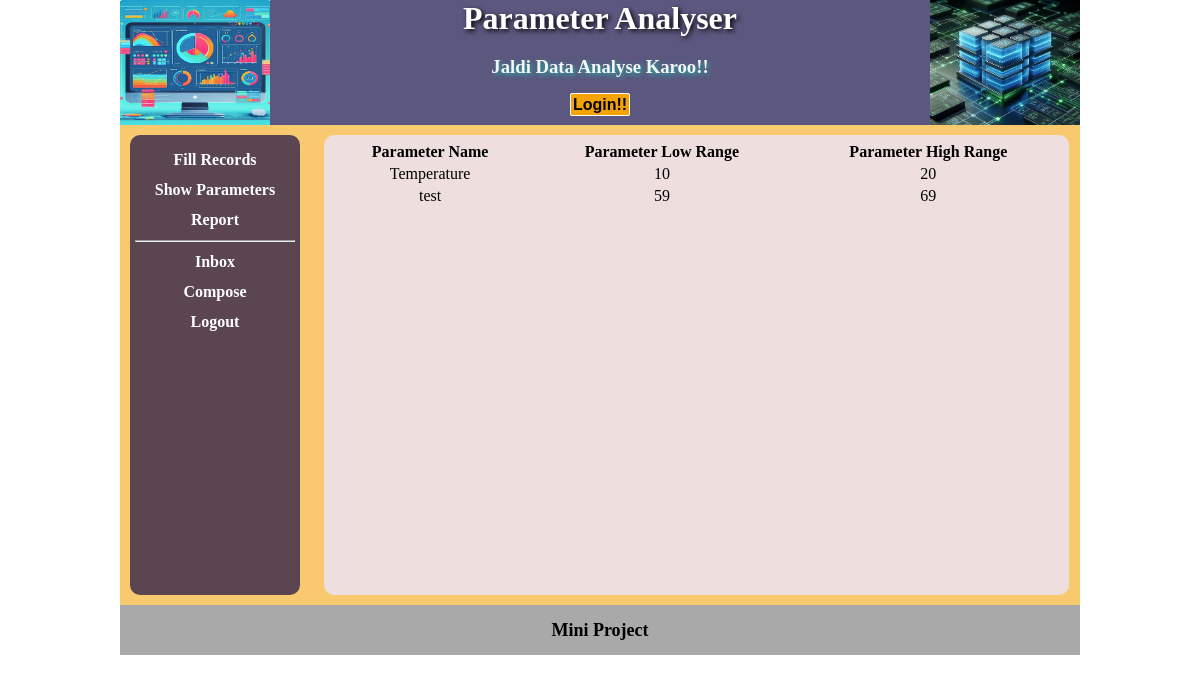
The app's page /selectParam.php with its own data.
### tables this page shows
CREATE TABLE IF NOT EXISTS `param_info` (
  `pid` int(11) NOT NULL AUTO_INCREMENT,
  `param_name` varchar(50) NOT NULL,
  `param_low_range` int(11) NOT NULL,
  `param_high_range` int(11) NOT NULL,
  `low_color` varchar(10) NOT NULL,
  `high_color` varchar(10) NOT NULL,
  `mid_color` varchar(10) NOT NULL,
  PRIMARY KEY (`pid`)
);

### selectParam.php (the view)
<?php
require_once("header.php");
?>
<div id="content">
    <div id="userArea">
        <div id="leftContent">
            <?php
            require_once("userMenu.php");
            ?>
        </div>
        <div id="rightContent">
            <?php
            require_once("dbconnect.php");
            $query = "select * from param_info";
            $result = mysqli_query($con, $query) or die('Fetch data error');
            echo ("<table border='0' id='showData'>");
            echo ("<tr>
                    <th> Parameter Name </th>
                    <th> Parameter Low Range</th>
                    <th> Parameter High Range</th></tr>");
            while ($row = mysqli_fetch_array($result)) {
                echo ("<tr>");
                echo ("<td>");
                echo ($row["param_name"]);
                echo ("</td>");
                echo ("<td>");
                echo ($row["param_low_range"]);
                echo ("</td>");
                echo ("<td>");
                echo ($row["param_high_range"]);
                echo ("</td>");
                echo ("</tr>");
            }
            echo ("</table>");
            ?>
        </div>
    </div>
</div>
<?php
require_once("footer.php");
?>

### css/style.css (style rules this page uses)
body { margin: 0px; padding: 0px; }
#content { min-height: 475px; background-color: #f5a00390; }
#leftContent { width: 170px; margin: 10px; display:inline-block; box-sizing: border-box; background-color: rgba(15, 8, 66, 0.678); vertical-align: top; min-height: 460px; color: white; font-weight: bold; border-radius: 10px; }
#rightContent { margin: 10px; padding: 5px; width: 745px; display: inline-block; background-color: rgb(238, 222, 222); box-sizing: border-box; vertical-align: top; min-height: 460px; border-radius: 10px; }
#showData,#showParam { width: 100%; }
#showData td,#showParam td { text-align: center; }

### records on screen
param_info: param_name "Temperature", param_low_range "10", param_high_range "20"
param_info: param_name "test", param_low_range "59", param_high_range "69"
